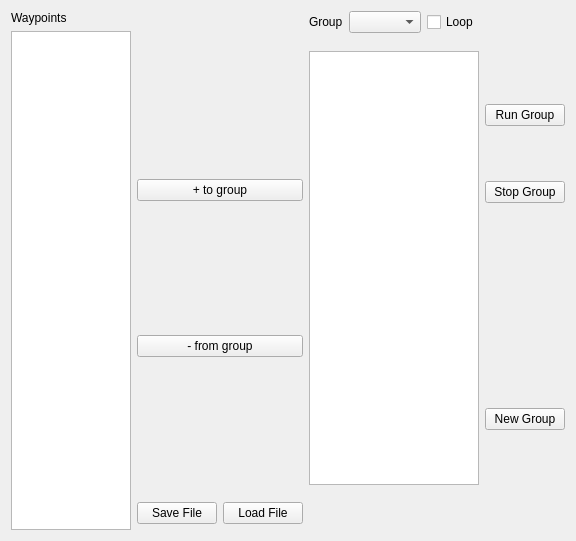
<?xml version="1.0" encoding="UTF-8"?>
<ui version="4.0">
 <class>waypointPanel</class>
 <widget class="QWidget" name="waypointPanel">
  <property name="geometry">
   <rect>
    <x>0</x>
    <y>0</y>
    <width>576</width>
    <height>541</height>
   </rect>
  </property>
  <property name="windowTitle">
   <string>MainWindow</string>
  </property>
  <property name="autoFillBackground">
   <bool>false</bool>
  </property>
  <layout class="QGridLayout" name="gridLayout_5">
   <item row="0" column="2">
    <layout class="QHBoxLayout" name="horizontalLayout">
     <item>
      <widget class="QLabel" name="label">
       <property name="text">
        <string>Group</string>
       </property>
      </widget>
     </item>
     <item>
      <widget class="QComboBox" name="groupBox"/>
     </item>
     <item>
      <widget class="QCheckBox" name="loopcheckBox">
       <property name="text">
        <string>Loop</string>
       </property>
      </widget>
     </item>
    </layout>
   </item>
   <item row="0" column="0" rowspan="7">
    <layout class="QVBoxLayout" name="verticalLayout_2">
     <item>
      <widget class="QLabel" name="label_2">
       <property name="text">
        <string>Waypoints</string>
       </property>
      </widget>
     </item>
     <item>
      <widget class="QListWidget" name="listWp"/>
     </item>
    </layout>
   </item>
   <item row="3" column="1">
    <layout class="QVBoxLayout" name="verticalLayout_4">
     <item>
      <widget class="QPushButton" name="add2GroupButton">
       <property name="text">
        <string>+ to group</string>
       </property>
      </widget>
     </item>
     <item>
      <widget class="QPushButton" name="delete2GroupButton">
       <property name="text">
        <string>- from group</string>
       </property>
      </widget>
     </item>
    </layout>
   </item>
   <item row="3" column="2">
    <layout class="QVBoxLayout" name="verticalLayout">
     <item>
      <widget class="QListWidget" name="listGroup"/>
     </item>
    </layout>
   </item>
   <item row="3" column="3">
    <layout class="QGridLayout" name="gridLayout_2">
     <property name="leftMargin">
      <number>0</number>
     </property>
     <property name="topMargin">
      <number>0</number>
     </property>
     <property name="rightMargin">
      <number>0</number>
     </property>
     <property name="bottomMargin">
      <number>0</number>
     </property>
     <property name="horizontalSpacing">
      <number>1</number>
     </property>
     <property name="verticalSpacing">
      <number>2</number>
     </property>
     <item row="4" column="0">
      <widget class="QPushButton" name="newGroupButton">
       <property name="text">
        <string>New Group</string>
       </property>
      </widget>
     </item>
     <item row="2" column="0">
      <widget class="QPushButton" name="stopGroupButton">
       <property name="text">
        <string>Stop Group</string>
       </property>
      </widget>
     </item>
     <item row="3" column="0">
      <spacer name="verticalSpacer">
       <property name="orientation">
        <enum>Qt::Vertical</enum>
       </property>
       <property name="sizeType">
        <enum>QSizePolicy::Fixed</enum>
       </property>
       <property name="sizeHint" stdset="0">
        <size>
         <width>0</width>
         <height>150</height>
        </size>
       </property>
      </spacer>
     </item>
     <item row="1" column="0">
      <widget class="QPushButton" name="runGroupButton">
       <property name="text">
        <string>Run Group</string>
       </property>
      </widget>
     </item>
    </layout>
   </item>
   <item row="5" column="1">
    <layout class="QHBoxLayout" name="horizontalLayout_2">
     <property name="topMargin">
      <number>5</number>
     </property>
     <item>
      <widget class="QPushButton" name="saveFileButton">
       <property name="text">
        <string>Save File</string>
       </property>
      </widget>
     </item>
     <item>
      <widget class="QPushButton" name="loadFileButton">
       <property name="text">
        <string>Load File</string>
       </property>
      </widget>
     </item>
    </layout>
   </item>
  </layout>
 </widget>
 <layoutdefault spacing="6" margin="11"/>
 <resources/>
 <connections/>
</ui>
